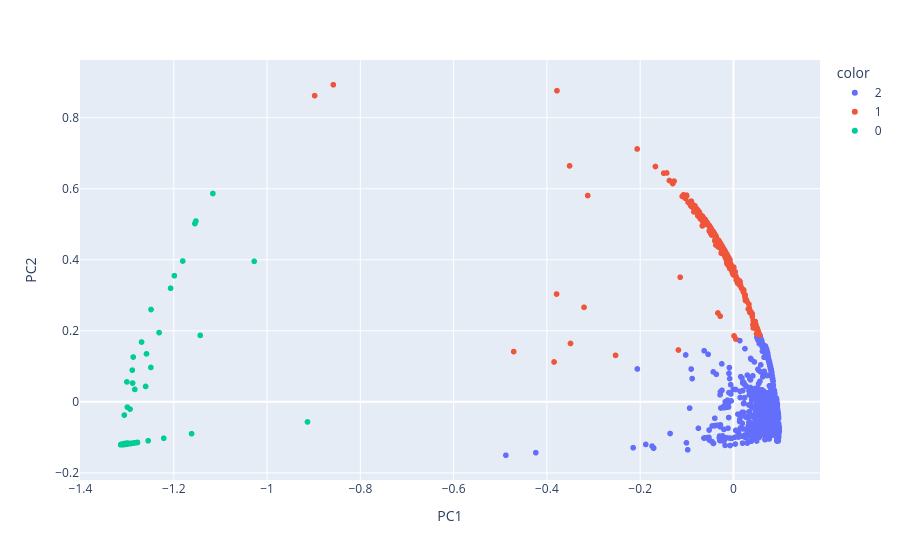

The notebook cell saved with this chart:
### Code cell
# Visualiser les classes
scatter_plot(New_df,kmeans_partition)

### Figure 1 — Plotly figure (JSON) as saved in the notebook; plotly's stock layout.template omitted (floating-point values rounded to 4 significant figures; data arrays with more than 128 entries replaced by an {"elided": "..."} marker saying what was removed)
{"data": [{"hovertemplate": "color=2<br>PC1=%{x}<br>PC2=%{y}<extra></extra>", "legendgroup": "2", "marker": {"color": "#636efa", "symbol": "circle"}, "mode": "markers", "name": "2", "showlegend": true, "type": "scattergl", "x": {"elided": "2697 float values"}, "xaxis": "x", "y": {"elided": "2697 float values"}, "yaxis": "y"}, {"hovertemplate": "color=1<br>PC1=%{x}<br>PC2=%{y}<extra></extra>", "legendgroup": "1", "marker": {"color": "#EF553B", "symbol": "circle"}, "mode": "markers", "name": "1", "showlegend": true, "type": "scattergl", "x": {"elided": "298 float values"}, "xaxis": "x", "y": {"elided": "298 float values"}, "yaxis": "y"}, {"hovertemplate": "color=0<br>PC1=%{x}<br>PC2=%{y}<extra></extra>", "legendgroup": "0", "marker": {"color": "#00cc96", "symbol": "circle"}, "mode": "markers", "name": "0", "showlegend": true, "type": "scattergl", "x": {"elided": "155 float values"}, "xaxis": "x", "y": {"elided": "155 float values"}, "yaxis": "y"}], "layout": {"legend": {"title": {"text": "color"}, "tracegroupgap": 0}, "margin": {"t": 60}, "xaxis": {"anchor": "y", "domain": [0.0, 1.0], "title": {"text": "PC1"}}, "yaxis": {"anchor": "x", "domain": [0.0, 1.0], "title": {"text": "PC2"}}}}
